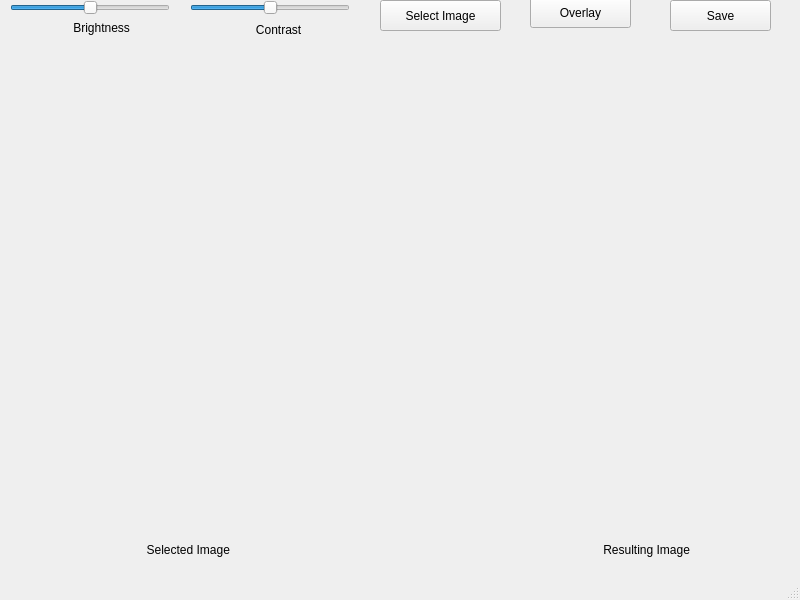
<?xml version="1.0" encoding="UTF-8"?>
<ui version="4.0">
 <class>MainWindow</class>
 <widget class="QMainWindow" name="MainWindow">
  <property name="geometry">
   <rect>
    <x>0</x>
    <y>0</y>
    <width>800</width>
    <height>600</height>
   </rect>
  </property>
  <property name="windowTitle">
   <string>MainWindow</string>
  </property>
  <widget class="QWidget" name="centralwidget">
   <widget class="QPushButton" name="imageButton">
    <property name="geometry">
     <rect>
      <x>380</x>
      <y>0</y>
      <width>121</width>
      <height>31</height>
     </rect>
    </property>
    <property name="text">
     <string>Select Image</string>
    </property>
   </widget>
   <widget class="QLabel" name="inputLabel">
    <property name="geometry">
     <rect>
      <x>140</x>
      <y>540</y>
      <width>141</width>
      <height>20</height>
     </rect>
    </property>
    <property name="text">
     <string>  Selected Image</string>
    </property>
   </widget>
   <widget class="QSlider" name="brightnessSlider">
    <property name="geometry">
     <rect>
      <x>10</x>
      <y>0</y>
      <width>160</width>
      <height>16</height>
     </rect>
    </property>
    <property name="minimum">
     <number>0</number>
    </property>
    <property name="maximum">
     <number>100</number>
    </property>
    <property name="value">
     <number>50</number>
    </property>
    <property name="sliderPosition">
     <number>50</number>
    </property>
    <property name="orientation">
     <enum>Qt::Horizontal</enum>
    </property>
   </widget>
   <widget class="QSlider" name="contrastSlider">
    <property name="geometry">
     <rect>
      <x>190</x>
      <y>0</y>
      <width>160</width>
      <height>16</height>
     </rect>
    </property>
    <property name="minimum">
     <number>0</number>
    </property>
    <property name="maximum">
     <number>100</number>
    </property>
    <property name="value">
     <number>50</number>
    </property>
    <property name="sliderPosition">
     <number>50</number>
    </property>
    <property name="orientation">
     <enum>Qt::Horizontal</enum>
    </property>
   </widget>
   <widget class="QPushButton" name="saveButton">
    <property name="geometry">
     <rect>
      <x>670</x>
      <y>0</y>
      <width>101</width>
      <height>31</height>
     </rect>
    </property>
    <property name="text">
     <string>Save</string>
    </property>
   </widget>
   <widget class="QLabel" name="brightnessLabel">
    <property name="geometry">
     <rect>
      <x>60</x>
      <y>20</y>
      <width>101</width>
      <height>16</height>
     </rect>
    </property>
    <property name="text">
     <string>    Brightness</string>
    </property>
   </widget>
   <widget class="QLabel" name="contrastLabel">
    <property name="geometry">
     <rect>
      <x>236</x>
      <y>20</y>
      <width>101</width>
      <height>20</height>
     </rect>
    </property>
    <property name="text">
     <string>      Contrast</string>
    </property>
   </widget>
   <widget class="QLabel" name="outputImage">
    <property name="geometry">
     <rect>
      <x>400</x>
      <y>70</y>
      <width>381</width>
      <height>451</height>
     </rect>
    </property>
    <property name="text">
     <string/>
    </property>
   </widget>
   <widget class="QPushButton" name="overlayButton">
    <property name="geometry">
     <rect>
      <x>530</x>
      <y>-3</y>
      <width>101</width>
      <height>31</height>
     </rect>
    </property>
    <property name="text">
     <string>Overlay</string>
    </property>
   </widget>
   <widget class="QLabel" name="inputImage">
    <property name="geometry">
     <rect>
      <x>10</x>
      <y>69</y>
      <width>381</width>
      <height>451</height>
     </rect>
    </property>
    <property name="text">
     <string/>
    </property>
   </widget>
   <widget class="QLabel" name="outputLabel">
    <property name="geometry">
     <rect>
      <x>590</x>
      <y>540</y>
      <width>151</width>
      <height>20</height>
     </rect>
    </property>
    <property name="text">
     <string>    Resulting Image</string>
    </property>
   </widget>
  </widget>
  <widget class="QMenuBar" name="menubar">
   <property name="geometry">
    <rect>
     <x>0</x>
     <y>0</y>
     <width>800</width>
     <height>21</height>
    </rect>
   </property>
  </widget>
  <widget class="QStatusBar" name="statusbar"/>
 </widget>
 <resources/>
 <connections/>
</ui>
